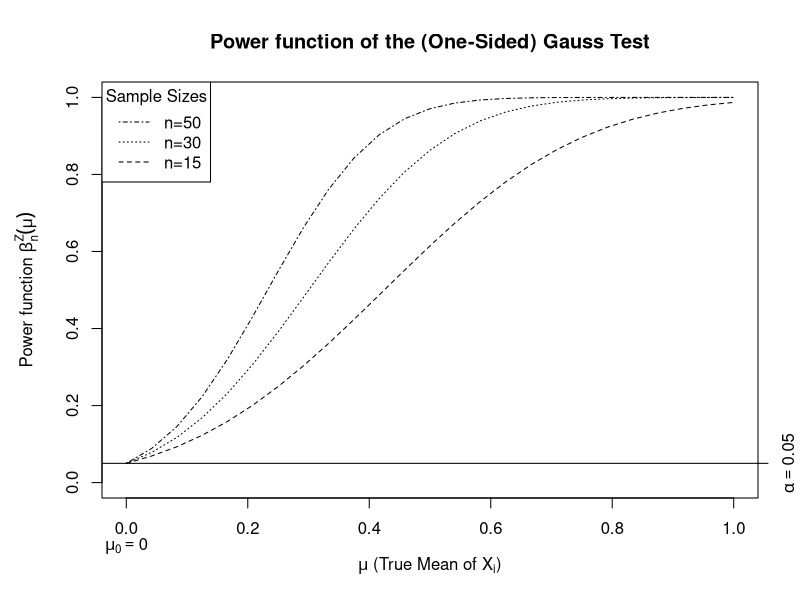
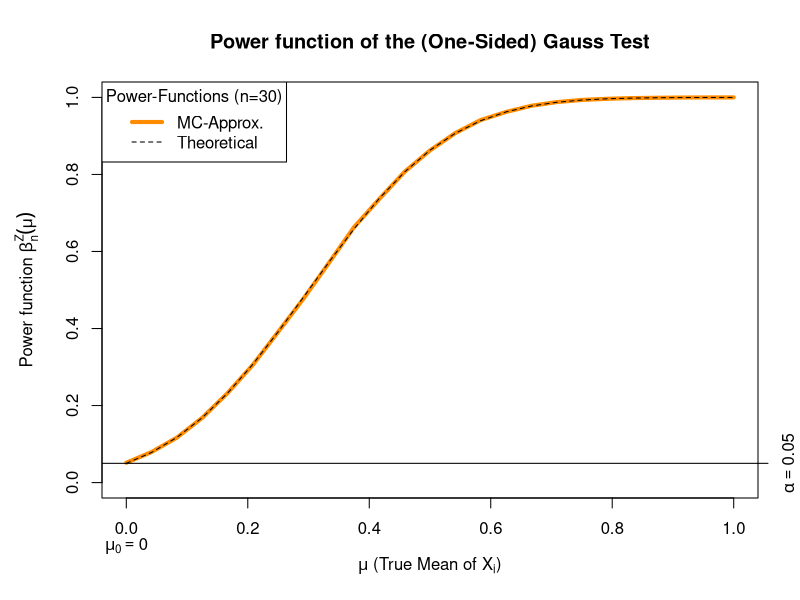
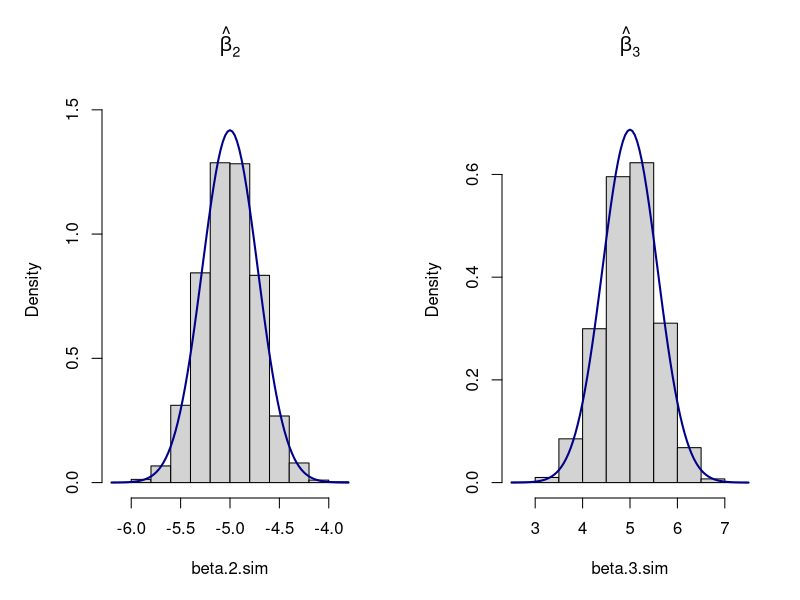

These figures' R source, in order:
## ---- chunk 1
Gauss.beta <- function(n,             # sample size  
                       alpha=0.05,    # significance level
                       mu.X.true=0,   # The true mean of X_i 
                       mu.X.null=0,   # The null-hypothesis mean of X_i
                       var.X    =1    # The assumed known var of X_i
                       ){
  ## Critical value:
  z_crit <- qnorm(1-alpha, mean=0, sd=1)
  ## Power:
  Phi <- pnorm(q    = z_crit, 
               mean = sqrt(n)*(mu.X.true - mu.X.null)/sqrt(var.X), 
               sd   = 1)
  power <- 1- Phi
  ## Return result:
  return(power)
}
## ---- chunk 2
## Vectorization with respect to the argument `mu.X.true`:
Gauss.beta <- Vectorize(FUN=Gauss.beta, vectorize.args = "mu.X.true")
## ---- chunk 3
## Sequence of different mu_X values (here from 0 to 1):
mu.X.true.seq   <- seq(0,1,len=25)

## Trajectories of the power function for different sample sizes:
## n=15
beta.n.15       <- Gauss.beta(n=15, mu.X.true=mu.X.true.seq)
## n=30
beta.n.30       <- Gauss.beta(n=30, mu.X.true=mu.X.true.seq)
## n=50
beta.n.50       <- Gauss.beta(n=50, mu.X.true=mu.X.true.seq)

## Plot
par(mar=c(5.1,4.1+1,4.1,2.1))
plot(y=0, x=0, type="n",
     ylim=c(0,1),
     xlim=range(mu.X.true.seq), 
     xlab=expression(paste(mu," (True Mean of ", X[i],")")), 
     ## Labels:
     ylab=expression(paste("Power function ",beta[n]^Z,(mu))), 
     main="Power function of the (One-Sided) Gauss Test")
## Null-hypothesis mean:
mtext(text = expression(mu[0]==0), side = 1, line = 2, at = 0)
## Trajectories:
lines(y=beta.n.15, x=mu.X.true.seq, lty=2)
lines(y=beta.n.30, x=mu.X.true.seq, lty=3)
lines(y=beta.n.50, x=mu.X.true.seq, lty=4)
## Significance Level:
axis(4, at=0.05, labels = expression(alpha==0.05))
abline(h=0.05, lty=1)
## Legend:
legend("topleft", title = "Sample Sizes", 
       legend = c("n=50","n=30","n=15"), 
       lty=c(4:2))
## ---- chunk 4
set.seed(1009)
## Setup:
n         <- 15    # Sample Size
alpha     <-  0.05 # Significance Level
mu.X.true <-  0.5  # The (usually unknown) true mean of X_i
mu.X.null <-  0    # The null-hypothesis mean of X_i
var.X     <-  1    # The (assumed known)  var of X_i

## Critical value:
z_crit <- qnorm(1-alpha, mean=0, sd=1)

## Number of Monte-Carlo Repetitions:
m         <- 50000

## Container for Z-realizations:
Z         <- rep(NA, m)

## MC-Experiments:
for(j in 1:m){
  ## Generate X-sample:
  X.sample <- rnorm(n=n, mean=mu.X.true, sd=sqrt(var.X))
  ## Compute jth realization of Z:
  Z[j]     <- sqrt(n)*(mean(X.sample) - mu.X.null)/sqrt(var.X)
}

## Check Z>=z_crit:
head(Z >= z_crit)
head(as.numeric(Z >= z_crit))
## ---- chunk 5
## MC-Approximated Power:
MC_power_n15_mu0.5 <- mean(Z >= z_crit)
MC_power_n15_mu0.5
## ---- chunk 6
Gauss.MC.beta <- function(
    n         = 15,    # Sample Size
    alpha     =  0.05, # Significance Level
    mu.X.true =  0.5,  # The (usually unknown) true mean of X_i
    mu.X.null =  0,    # The null-hypothesis mean of X_i
    var.X     =  1,    # The (assumed known)  var of X_i
    ##
    m         = 50000  # Number of Monte-Carlo Repetitions:
    ){

  ## Critical value:
  z_crit <- qnorm(1-alpha, mean=0, sd=1)
  ## Container for Z-realizations:
  Z         <- rep(NA, m)

  ## MC-Experiments:
  for(j in 1:m){
    ## Generate X-sample:
    X.sample <- rnorm(n=n, mean=mu.X.true, sd=sqrt(var.X))
    ## Compute jth realization of Z:
    Z[j]     <- sqrt(n)*(mean(X.sample) - mu.X.null)/sqrt(var.X)
  }
  ## MC-Approx Power
  MC.power <- mean(c(as.numeric(Z >= z_crit)))
  ##
  return(MC.power)
}

## Vectorization:
Gauss.MC.beta <- Vectorize(FUN=Gauss.MC.beta, vectorize.args = "mu.X.true")
## ---- chunk 7
## Sequence of different mu_X values (here from 0 to 1):
mu.X.true.seq   <- seq(0,1,len=25)

## Simulating the trajectory of the power function for n=30:
## Number of MC-Repetitions:
m <- 50000  
## Try also: 
## m <- 100

beta.MC.n.30       <- Gauss.MC.beta(n         = 30, 
                                    mu.X.true = mu.X.true.seq,
                                    m         = m)

## Plot
par(mar=c(5.1,4.1+1,4.1,2.1))
plot(y=0, x=0, type="n",
     ylim=c(0,1),
     xlim=range(mu.X.true.seq), 
     xlab=expression(paste(mu," (True Mean of ", X[i],")")), 
     ## Labels:
     ylab=expression(paste("Power function ",beta[n]^Z,(mu))), 
     main="Power function of the (One-Sided) Gauss Test")
## Null-hypothesis mean:
mtext(text = expression(mu[0]==0), side = 1, line = 2, at = 0)
## Trajectories:
lines(y=beta.MC.n.30, x=mu.X.true.seq, lty=1, lwd=4, col="darkorange")
lines(y=beta.n.30,    x=mu.X.true.seq, lty=2)
## Significance Level:
axis(4, at=0.05, labels = expression(alpha==0.05))
abline(h=0.05, lty=1)
## Legend:
legend("topleft", title = "Power-Functions (n=30)", 
       legend = c("MC-Approx.","Theoretical"), 
       lty=c(1:2), lwd=c(4,1), col=c("darkorange","black"))
## ---- chunk 8
myOLSFun <- function(y, x, add.intercept=FALSE){
  
  ## Number of Observations:
  n         <- length(y)
  
  ## Add an intercept to x:
  if(add.intercept){
    Intercept <- rep(1, n)
    x         <- cbind(Intercept, x)
  }
  
  ## Estimation of the slope-parameters:
  beta.hat.vec <- solve(t(x) %*% x) %*% t(x) %*% y
  
  ## Return the result:
  return(beta.hat.vec)
}
## ---- chunk 9
## Simulation parameters:
set.seed(109)            # Sets the "seed" of the random number generators
m           <- 5000      # Number of simulation runs
## Model parameters:
beta.vec    <- c(1,-5,5) # Slope coefficients
n           <- 50        # Number of observations
## Containers to save simulation results:
beta.2.sim  <- rep(NA,m) 
beta.3.sim  <- rep(NA,m) 

## Generate the regressors: 
## Outside of the loop (i.e., 'conditional on X')
X.1 <- rep(1, n)
X.2 <- rnorm(n, mean=10, sd=1.5)    # Draw realizations form a normal distr.
X.3 <- rt(n, df=5, ncp=2)           # Draw realizations form a t-distr.
X   <- cbind(X.1, X.2, X.3)         # Save as a Nx3-dimensional matrix.

## Setup a progressbar
#pb <- txtProgressBar(min = 0, max = m, style = 3)

for(rpt in 1:m){
  eps <- (X.3)*rnorm(n, mean=0, sd=1) # heteroscadastic error term
  y   <- X %*% beta.vec + eps         # Dependent variable
  ## Estimation
  beta.hat <- myOLSFun(y=y,x=X)
  ## Save results
  beta.2.sim[rpt] <- beta.hat[2]
  beta.3.sim[rpt] <- beta.hat[3]
  ## Progress bar
  #setTxtProgressBar(pb, rpt)
}
#close(pb)# Close progressbar


# Theoretical variance covariance matrix of \hat{beta}
Var_beta_mat <- solve(t(X)%*%X) %*% t(X) %*% diag((X.3)^2) %*% X %*% solve(t(X)%*%X)

## Plot results
par(mfrow=c(1,2))
hist(beta.2.sim, prob=TRUE, main=expression(hat(beta)[2]), ylim=c(0,1.55))
curve(dnorm(x, mean=beta.vec[2], sd=sqrt(Var_beta_mat[2,2])), 
      col="darkblue", lwd=2, add=TRUE, yaxt="n")
hist(beta.3.sim, prob=TRUE, main=expression(hat(beta)[3]), ylim=c(0,.75))
curve(dnorm(x, mean=beta.vec[3], sd=sqrt(Var_beta_mat[3,3])), 
      col="darkblue", lwd=2, add=TRUE, yaxt="n")
## ---- chunk 10
par(mfrow=c(1,1))
